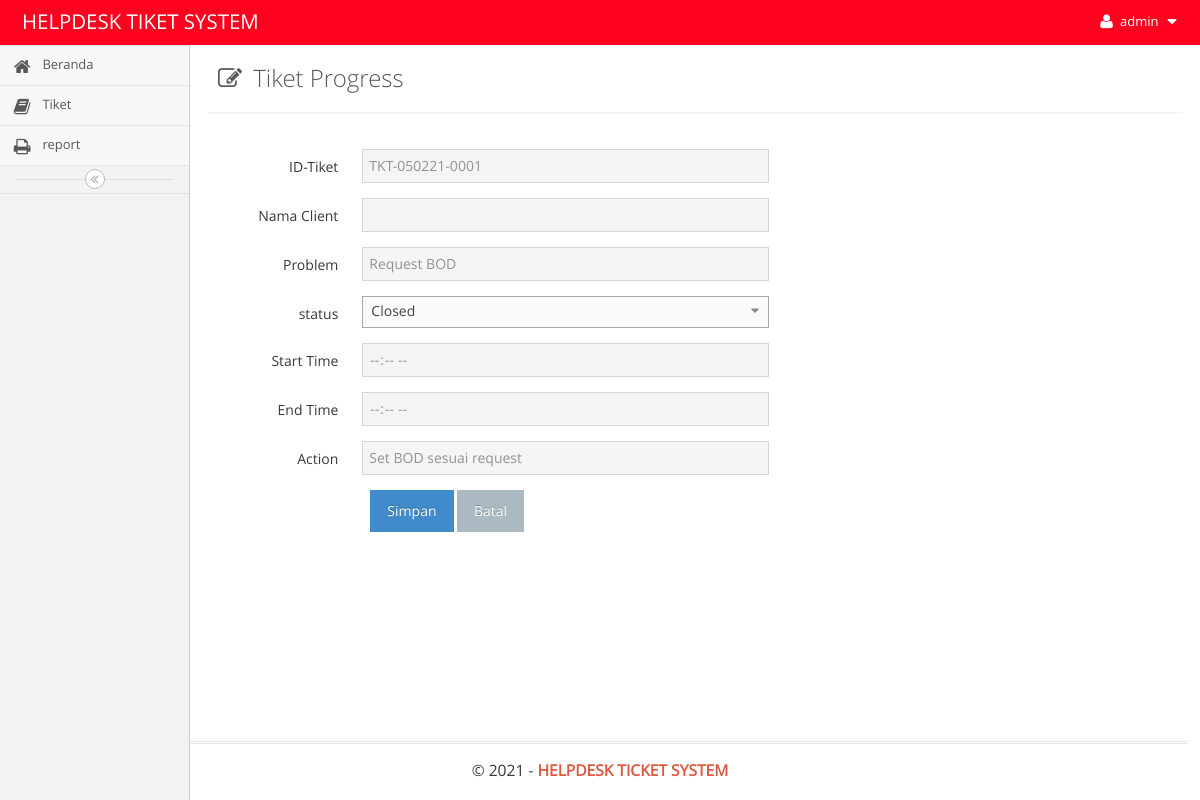
The app's page /hdesk/main.php?module=form_tiket&form=edit&id=TKT-050221-0001 (signed in) with its own data.
### tables this page shows
CREATE TABLE `tiket` (
  `idtiket` varchar(200) NOT NULL,
  `departemen` varchar(100) DEFAULT 'HELPDESK',
  `nama` varchar(100) NOT NULL,
  `email` varchar(100) NOT NULL,
  `client` varchar(100) NOT NULL,
  `problem` varchar(100) NOT NULL,
  `status` enum('Open','Closed') NOT NULL DEFAULT 'Open',
  `action` varchar(100) NOT NULL,
  `hasil` varchar(200) NOT NULL,
  `date` date NOT NULL,
  `createdate` timestamp NOT NULL DEFAULT CURRENT_TIMESTAMP,
  `starttime` time(6) NOT NULL,
  `endtime` time(6) NOT NULL,
  `id_user` int(10) NOT NULL,
  `updatedate` timestamp NOT NULL DEFAULT CURRENT_TIMESTAMP,
  `updateuser` int(10) NOT NULL,
  `attachment` blob,
  `priority` varchar(100) NOT NULL,
  `solveby` int(10) DEFAULT NULL
);

### hdesk/modules/tiket/form.php (the view, shortened to what this page needs)
 <?php
if ($_GET['form']=='add') { ?>
  <div class="page-content">
    <div class="page-header">
      <h1 style="color:#585858">
        <i style="margin-right: 5px" class="ace-icon fa fa-edit"></i>
        Input Tiket Support
      </h1>
    </div>
  </section>
  <section class="content">
    <div class="row">
      <div class="col-md-12">
        <div class="box box-primary">
          <form role="form" class="form-horizontal" action="modules/tiket/proses.php?act=insert" method="POST" enctype="multipart/form-data" />
           <div class="box-body">
            <?php
            $id_user=$_SESSION['id_user'];
             $query = mysqli_query($mysqli, "SELECT * FROM user a where a.id_user='$id_user'")
                                                or die('Ada kesalahan pada query tampil : '.mysqli_error($mysqli));
                                                $data = mysqli_fetch_assoc($query);
              $query_id = mysqli_query($mysqli, "SELECT RIGHT(idtiket,6) as kode FROM tiket
                                                ORDER BY idtiket DESC LIMIT 1")
                                                or die('Ada kesalahan pada query tampil id_barang : '.mysqli_error($mysqli));
                                                $curr_year = date("Y");
              $count = mysqli_num_rows($query_id);
              if ($count <> 0) {
                  $data_id = mysqli_fetch_assoc($query_id);
                  $kode    = $data_id['kode']+1;
              } else {
                  $kode = 1;
              }
              $buat_id   = str_pad($kode, 6, "0", STR_PAD_LEFT);
              $idtiket = "TKT-$curr_year-$buat_id";
              ?>
            <div class="form-group">
                <label class="col-sm-2 control-label">ID-Tiket</label>
                <div class="col-sm-5">
                  <input type="text" class="form-control" name="idtiket" autocomplete="off" value="<?php echo $data['idtiket']; ?>" readonly>
                </div>
              </div>
              <div class="form-group">
                <label class="col-sm-2 control-label">Nama Client</label>
                <div class="col-sm-5">
                  <input type="text" class="form-control" name="nama" autocomplete="off" value="<?php echo $data['nama']; ?>"readonly>
                </div>
              </div>
                <div class="form-group">
                <label class="col-sm-2 control-label">Problem</label>
                <div class="col-sm-5">
                  <input type="text" class="form-control" name="problem" autocomplete="off" value="<?php echo $data['problem']; ?>" readonly>
                </div>
              </div>
               <div class="form-group">
                <label class="col-sm-2 control-label">status</label>
                <div class="col-sm-5">
                  <select class="chosen-select" name="status_tiket" data-placeholder="-- Pilih --" autocomplete="On">
                    <option value="<?php echo $data['status'];?>"><?php echo $data['status'];?></option>
                   <option value="Open">OPEN</option>
                    <option value="closed">CLOSED</option>
                  </select>
                </div>
              </div>
			    <div class="form-group">
                <label class="col-sm-2 control-label">Start Time</label>
                <div class="col-sm-5">
                  <input type="time" class="form-control" name="starttime" autocomplete="off" value="<?php echo $data['starttime']; ?>" readonly>
                </div>
              </div>
			    <div class="form-group">
                <label class="col-sm-2 control-label">End Time</label>
                <div class="col-sm-5">
                  <input type="time" class="form-control" name="endtime" autocomplete="off" value="<?php echo $data['endtime']; ?>" readonly>
                </div>
              </div>
			<div class="form-group">
                <label class="col-sm-2 control-label">Action</label>
                <div class="col-sm-5">
                  <input type="text" class="form-control" name="action" autocomplete="off" value="<?php echo $data['action']; ?>" readonly>
                </div>
              </div>
             </div>
            </div>
            <div class="box-footer">
              <div class="form-group">
                <div class="col-sm-offset-2 col-sm-10">
                  <input type="submit" class="btn btn-primary btn-submit" name="simpan" value="Simpan">
                  <a href="?module=view_pks" class="btn btn-default btn-reset">Batal</a>
                </div>
              </div>
            </div>
          </form>
        </div>
      </div>
    </div>
  </section>
  </div>
<?php
error_reporting(0);
}
elseif ($_GET['form']=='edit') {
  if (isset($_GET['id'])) {
      $query = mysqli_query($mysqli, "SELECT * from tiket where idtiket='$_GET[id]'")
                                      or die('Ada kesalahan pada query tampil Data Vendor: '.mysqli_error($mysqli));
      $data  = mysqli_fetch_assoc($query);
    }
?>
  <section class="content-header">
    <div class="page-content">
    <div class="page-header">
      <h1 style="color:#585858">
        <i style="margin-right: 5px" class="ace-icon fa fa-edit"></i>
        Tiket Progress
      </h1>
    </div>
  </section>
  <section class="content">
    <div class="row">
      <div class="col-md-12">
        <div class="box box-primary">
          <form role="form" class="form-horizontal" action="modules/tiket/proses.php?act=update" method="POST" enctype="multipart/form-data" />
            <div class="box-body">
              <div class="form-group">
                <label class="col-sm-2 control-label">ID-Tiket</label>
                <div class="col-sm-5">
                  <input type="text" class="form-control" name="idtiket" autocomplete="off" value="<?php echo $data['idtiket']; ?>" readonly>
                </div>
              </div>
              <div class="form-group">
                <label class="col-sm-2 control-label">Nama Client</label>
                <div class="col-sm-5">
                  <input type="text" class="form-control" name="nama" autocomplete="off" value="<?php echo $data['nama']; ?>"readonly>
                </div>
              </div>
                <div class="form-group">
                <label class="col-sm-2 control-label">Problem</label>
                <div class="col-sm-5">
                  <input type="text" class="form-control" name="problem" autocomplete="off" value="<?php echo $data['problem']; ?>" readonly>
                </div>
              </div>
               <div class="form-group">
                <label class="col-sm-2 control-label">status</label>
                <div class="col-sm-5">
                </div>
              </div>
			    <div class="form-group">
                <label class="col-sm-2 control-label">Start Time</label>
                <div class="col-sm-5">
                  <input type="time" class="form-control" name="starttime" autocomplete="off" value="<?php echo $data['starttime']; ?>" readonly>
                </div>
              </div>
			    <div class="form-group">
                <label class="col-sm-2 control-label">End Time</label>
                <div class="col-sm-5">
                  <input type="time" class="form-control" name="endtime" autocomplete="off" value="<?php echo $data['endtime']; ?>" readonly>
                </div>
              </div>
			<div class="form-group">
                <label class="col-sm-2 control-label">Action</label>
                <div class="col-sm-5">
                  <input type="text" class="form-control" name="action" autocomplete="off" value="<?php echo $data['action']; ?>" readonly>
                </div>
              </div>
             </div>
            </div>
            <div class="box-footer">
              <div class="form-group">
                <div class="col-sm-offset-2 col-sm-10">
                  <input type="submit" class="btn btn-primary btn-submit" name="simpan" value="Simpan">
                  <a href="?module=view_kamar" class="btn btn-default btn-reset">Batal</a>
                </div>
              </div>
            </div>
        </div>
      </div>
    </div>
  </div>
  </div>
        <?php
      }
?>

### records on screen
tiket: idtiket "TKT-050221-0001", problem "Request BOD", action "Set BOD sesuai request"

### other values on screen
$_SESSION['username'] "admin"
